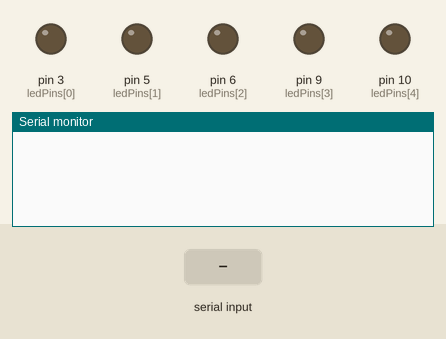
Bench run of a sketch on a simulated Arduino Uno, built with avr-gcc and run on an emulated ATmega328P. Shown: output pins drawn as LEDs (lit = HIGH), the last lines printed to the serial monitor. The inputs (shaded band) are chosen by the test bench.

Above: at 1.2 s.
1.3 s: "BRIGHTNESS:\n" received over Serial
At 1.8 s:
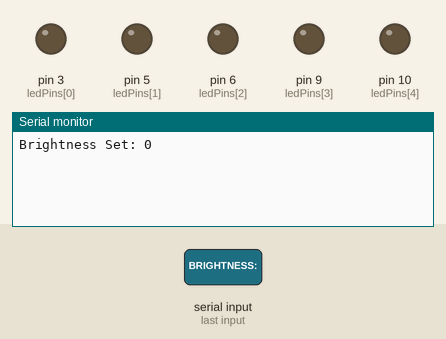
2.8 s: "LED_STATE:\n" received over Serial
At 4.1 s:
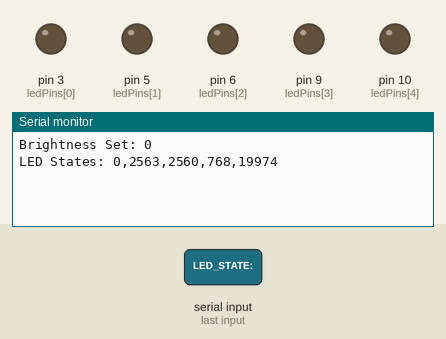

Measured:
- after the input at 1.3 s, the serial monitor: prints a new line at once (image 1)
- after the input at 2.8 s, the serial monitor: prints a new line at once (image 2)

The sketch:

led_controlle.ino
```cpp
const int ledPins[5] = {3, 5, 6, 9, 10};  // Pins for the 5 LEDs
const int numLEDs = 5;
int ledStates[numLEDs] = {0}; // Default state (off)
int previousBrightness = 0; // Default brightness (off)

// Flag to ensure LEDs only light up when commanded
bool updateLEDs = false;

void setup() {
  Serial.begin(9600);
  for (int i = 0; i < numLEDs; i++) {
    pinMode(ledPins[i], OUTPUT);
    analogWrite(ledPins[i], 0); // Initialize with off state
  }
}

void loop() {
  if (Serial.available() > 0) {
    String command = Serial.readStringUntil('\n');

    // Check for brightness command
    if (command.startsWith("BRIGHTNESS:")) {
      int brightness = command.substring(11).toInt();
      brightness = constrain(brightness, 0, 255);
      previousBrightness = brightness; // Update global brightness value
      Serial.print("Brightness Set: ");
      Serial.println(brightness);
      updateLEDs = true; // Enable LED update
    }

    // Check for LED state command
    else if (command.startsWith("LED_STATE:")) {
      String states = command.substring(10);
      int ledStates[numLEDs];
      int i = 0;
      int value = 0;
      for (char c : states) {
        if (c == ',') {
          ledStates[i++] = value;
          value = 0;
        } else {
          value = value * 10 + (c - '0');
        }
      }
      ledStates[i] = value; // Last value

      // Update LED states based on received command
      for (int j = 0; j < numLEDs; j++) {
        if (ledStates[j] > 0) {
          analogWrite(ledPins[j], previousBrightness); // Set brightness based on previous value
        } else {
          analogWrite(ledPins[j], 0); // Turn off LED
        }
      }

      Serial.print("LED States: ");
      for (int j = 0; j < numLEDs; j++) {
        Serial.print(ledStates[j]);
        if (j < numLEDs - 1) Serial.print(",");
      }
      Serial.println();
      updateLEDs = false; // Disable further LED updates until a new command
    }
  }
}
```
